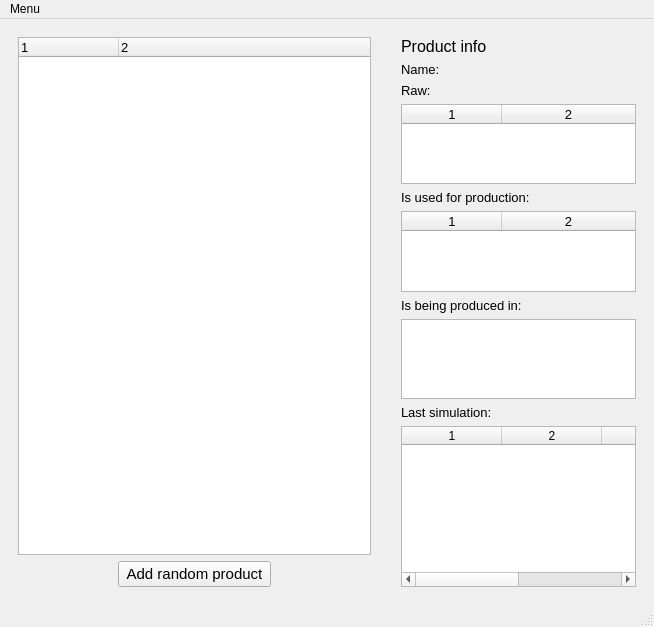
<?xml version="1.0" encoding="UTF-8"?>
<ui version="4.0">
 <class>MainWindow</class>
 <widget class="QMainWindow" name="MainWindow">
  <property name="geometry">
   <rect>
    <x>0</x>
    <y>0</y>
    <width>654</width>
    <height>627</height>
   </rect>
  </property>
  <property name="windowTitle">
   <string>iProduct</string>
  </property>
  <property name="iconSize">
   <size>
    <width>48</width>
    <height>48</height>
   </size>
  </property>
  <property name="tabShape">
   <enum>QTabWidget::Rounded</enum>
  </property>
  <widget class="QWidget" name="centralwidget">
   <layout class="QGridLayout" name="gridLayout">
    <item row="0" column="0">
     <widget class="QStackedWidget" name="stackedWidget">
      <property name="font">
       <font>
        <family>Segoe UI</family>
        <pointsize>11</pointsize>
       </font>
      </property>
      <property name="currentIndex">
       <number>0</number>
      </property>
      <widget class="QWidget" name="productsPage">
       <layout class="QHBoxLayout" name="horizontalLayout" stretch="15,1,10">
        <item>
         <layout class="QVBoxLayout" name="verticalLayout">
          <item>
           <widget class="QTreeWidget" name="productsTreeWidget">
            <property name="font">
             <font>
              <family>Segoe UI</family>
              <pointsize>10</pointsize>
             </font>
            </property>
            <property name="columnCount">
             <number>2</number>
            </property>
            <column>
             <property name="text">
              <string notr="true">1</string>
             </property>
            </column>
            <column>
             <property name="text">
              <string notr="true">2</string>
             </property>
            </column>
           </widget>
          </item>
          <item>
           <layout class="QHBoxLayout" name="horizontalLayout_2">
            <property name="leftMargin">
             <number>100</number>
            </property>
            <property name="rightMargin">
             <number>100</number>
            </property>
            <item>
             <widget class="QPushButton" name="addRandomProductBtn">
              <property name="font">
               <font>
                <family>Segoe UI</family>
                <pointsize>11</pointsize>
                <weight>50</weight>
                <bold>false</bold>
               </font>
              </property>
              <property name="text">
               <string>Add random product</string>
              </property>
             </widget>
            </item>
           </layout>
          </item>
         </layout>
        </item>
        <item>
         <spacer name="horizontalSpacer">
          <property name="orientation">
           <enum>Qt::Horizontal</enum>
          </property>
          <property name="sizeHint" stdset="0">
           <size>
            <width>40</width>
            <height>20</height>
           </size>
          </property>
         </spacer>
        </item>
        <item>
         <layout class="QVBoxLayout" name="verticalLayout_2" stretch="0,0,0,2,0,2,0,2,0,4">
          <property name="topMargin">
           <number>0</number>
          </property>
          <property name="bottomMargin">
           <number>0</number>
          </property>
          <item>
           <widget class="QLabel" name="productInfoLabel">
            <property name="font">
             <font>
              <family>Segoe UI</family>
              <pointsize>12</pointsize>
             </font>
            </property>
            <property name="text">
             <string>Product info</string>
            </property>
            <property name="alignment">
             <set>Qt::AlignLeading|Qt::AlignLeft|Qt::AlignVCenter</set>
            </property>
           </widget>
          </item>
          <item>
           <layout class="QHBoxLayout" name="horizontalLayout_3" stretch="1,3">
            <item>
             <widget class="QLabel" name="nameLabel">
              <property name="font">
               <font>
                <family>Segoe UI</family>
                <pointsize>10</pointsize>
               </font>
              </property>
              <property name="text">
               <string>Name:</string>
              </property>
             </widget>
            </item>
            <item>
             <widget class="QLabel" name="productNameValueLabel">
              <property name="font">
               <font>
                <family>Segoe UI</family>
                <pointsize>10</pointsize>
               </font>
              </property>
              <property name="text">
               <string/>
              </property>
             </widget>
            </item>
           </layout>
          </item>
          <item>
           <widget class="QLabel" name="rawLabel">
            <property name="font">
             <font>
              <family>Segoe UI</family>
              <pointsize>10</pointsize>
             </font>
            </property>
            <property name="text">
             <string>Raw:</string>
            </property>
           </widget>
          </item>
          <item>
           <widget class="QTableWidget" name="productRawTable">
            <property name="font">
             <font>
              <family>Segoe UI</family>
              <pointsize>10</pointsize>
             </font>
            </property>
            <property name="alternatingRowColors">
             <bool>true</bool>
            </property>
            <property name="selectionMode">
             <enum>QAbstractItemView::NoSelection</enum>
            </property>
            <property name="selectionBehavior">
             <enum>QAbstractItemView::SelectRows</enum>
            </property>
            <property name="showGrid">
             <bool>false</bool>
            </property>
            <property name="columnCount">
             <number>2</number>
            </property>
            <attribute name="horizontalHeaderStretchLastSection">
             <bool>true</bool>
            </attribute>
            <attribute name="verticalHeaderVisible">
             <bool>false</bool>
            </attribute>
            <column/>
            <column/>
           </widget>
          </item>
          <item>
           <widget class="QLabel" name="asRawLabel">
            <property name="font">
             <font>
              <family>Segoe UI</family>
              <pointsize>10</pointsize>
             </font>
            </property>
            <property name="text">
             <string>Is used for production:</string>
            </property>
           </widget>
          </item>
          <item>
           <widget class="QTableWidget" name="productUsageTable">
            <property name="font">
             <font>
              <family>Segoe UI</family>
              <pointsize>10</pointsize>
             </font>
            </property>
            <property name="alternatingRowColors">
             <bool>true</bool>
            </property>
            <property name="selectionMode">
             <enum>QAbstractItemView::NoSelection</enum>
            </property>
            <property name="selectionBehavior">
             <enum>QAbstractItemView::SelectRows</enum>
            </property>
            <property name="sortingEnabled">
             <bool>false</bool>
            </property>
            <property name="columnCount">
             <number>2</number>
            </property>
            <attribute name="horizontalHeaderStretchLastSection">
             <bool>true</bool>
            </attribute>
            <attribute name="verticalHeaderVisible">
             <bool>false</bool>
            </attribute>
            <column/>
            <column/>
           </widget>
          </item>
          <item>
           <widget class="QLabel" name="producedInLabel">
            <property name="font">
             <font>
              <family>Segoe UI</family>
              <pointsize>10</pointsize>
             </font>
            </property>
            <property name="text">
             <string>Is being produced in:</string>
            </property>
           </widget>
          </item>
          <item>
           <widget class="QListWidget" name="producedInList">
            <property name="font">
             <font>
              <family>Segoe UI</family>
              <pointsize>10</pointsize>
             </font>
            </property>
           </widget>
          </item>
          <item>
           <widget class="QLabel" name="lastSimulationLabel">
            <property name="font">
             <font>
              <pointsize>10</pointsize>
             </font>
            </property>
            <property name="text">
             <string>Last simulation:</string>
            </property>
           </widget>
          </item>
          <item>
           <widget class="QTableWidget" name="lastSimulationTable">
            <property name="columnCount">
             <number>4</number>
            </property>
            <attribute name="verticalHeaderVisible">
             <bool>false</bool>
            </attribute>
            <column/>
            <column/>
            <column/>
            <column/>
           </widget>
          </item>
         </layout>
        </item>
       </layout>
      </widget>
      <widget class="QWidget" name="simulationPage">
       <layout class="QVBoxLayout" name="verticalLayout_3" stretch="0,1">
        <item>
         <layout class="QHBoxLayout" name="horizontalLayout_4">
          <property name="leftMargin">
           <number>200</number>
          </property>
          <property name="rightMargin">
           <number>200</number>
          </property>
          <item>
           <widget class="QPushButton" name="returnButton">
            <property name="text">
             <string>Return to main page</string>
            </property>
           </widget>
          </item>
         </layout>
        </item>
        <item>
         <widget class="QScrollArea" name="simulationScrollArea">
          <property name="verticalScrollBarPolicy">
           <enum>Qt::ScrollBarAsNeeded</enum>
          </property>
          <property name="sizeAdjustPolicy">
           <enum>QAbstractScrollArea::AdjustToContents</enum>
          </property>
          <property name="widgetResizable">
           <bool>true</bool>
          </property>
          <widget class="QWidget" name="simulationScrollAreaContents">
           <property name="geometry">
            <rect>
             <x>0</x>
             <y>0</y>
             <width>98</width>
             <height>28</height>
            </rect>
           </property>
           <property name="sizePolicy">
            <sizepolicy hsizetype="Preferred" vsizetype="Expanding">
             <horstretch>0</horstretch>
             <verstretch>0</verstretch>
            </sizepolicy>
           </property>
          </widget>
         </widget>
        </item>
       </layout>
      </widget>
     </widget>
    </item>
   </layout>
  </widget>
  <widget class="QMenuBar" name="menubar">
   <property name="geometry">
    <rect>
     <x>0</x>
     <y>0</y>
     <width>654</width>
     <height>22</height>
    </rect>
   </property>
   <widget class="QMenu" name="menuMenu">
    <property name="title">
     <string>Menu</string>
    </property>
    <addaction name="actionGenerate_countries"/>
    <addaction name="actionRun_simulation"/>
    <addaction name="actionClear_everything"/>
   </widget>
   <addaction name="menuMenu"/>
  </widget>
  <widget class="QStatusBar" name="statusBar">
   <property name="autoFillBackground">
    <bool>false</bool>
   </property>
  </widget>
  <action name="actionGenerate_countries">
   <property name="icon">
    <iconset resource="source.qrc">
     <normaloff>:/img/src/add-icon.svg</normaloff>:/img/src/add-icon.svg</iconset>
   </property>
   <property name="text">
    <string>Generate countries</string>
   </property>
  </action>
  <action name="actionRun_simulation">
   <property name="icon">
    <iconset resource="source.qrc">
     <normaloff>:/img/src/run-icon.svg</normaloff>:/img/src/run-icon.svg</iconset>
   </property>
   <property name="text">
    <string>Run simulation</string>
   </property>
  </action>
  <action name="actionClear_everything">
   <property name="icon">
    <iconset resource="source.qrc">
     <normaloff>:/img/src/clear-icon.svg</normaloff>:/img/src/clear-icon.svg</iconset>
   </property>
   <property name="text">
    <string>Clear everything</string>
   </property>
  </action>
 </widget>
 <resources>
  <include location="source.qrc"/>
 </resources>
 <connections/>
</ui>
